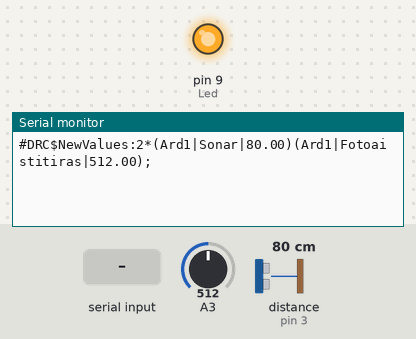
A sketch run on a simulated Arduino Uno, built with avr-gcc and run on an emulated ATmega328P. On the bench: output pins drawn as LEDs (lit = HIGH), the last lines printed to the serial monitor. Wiring (inferred from the names in the program): ultrasonic range finder: trigger pin 4; echo pin 3. The test bench sets the inputs (shaded band); at power-on: distance to the obstacle (sensor on pin 3) 80 cm, A3 = 512. The echo pulse lasts 58.3 µs per cm; pins used as bus, display or sensor lines are not drawn.

Above: at 1.2 s.
1.3 s: distance to the obstacle (sensor on pin 3) set to 2 cm
At 2.5 s:
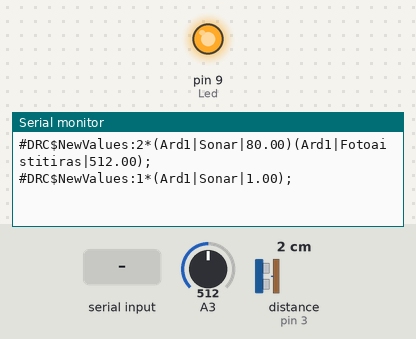
2.8 s: A3 set to 0
At 4.0 s:
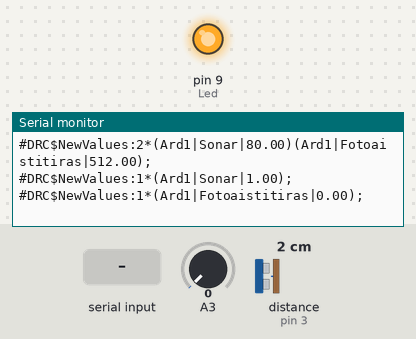
4.3 s: ":" received over Serial
At 4.9 s:
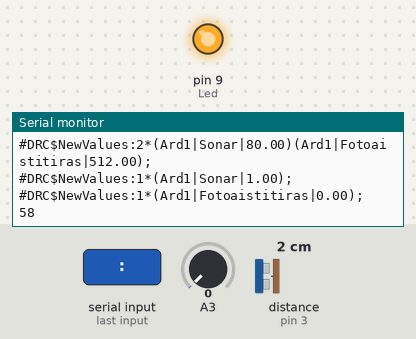

Measured:
- after the input at 1.3 s, the serial monitor: prints a new line at once (image 1)
- after the input at 2.8 s, the serial monitor: prints a new line after 0.07 s (image 2)
- after the input at 4.3 s, the serial monitor: prints a new line at once (image 3)

The sketch:

TemplateSimple.ino
```cpp
//Αλλαγή των 2 από κάτω μεταβλητών ανάλογα την περίπτωση μας
const int SUMOFUNITS = 3 ;
String controllerName = "Ard1" ;
//Δεν πειράζουμε το κώδικα του προτύπου : Begin
String deviceName = "DRC" ;
class Unit
{
public :
    static const String VERSION ;
    String name,tag,limit ;
    double value,max,min,diff ;
    int type,mode,pin1,pin2 ;
    bool isAnalog ;
    void setAll(String na,String ta,int ty,int mo,String va,double ma,double mi,String li,int pi1,int pi2,bool isAnal,float di) ;

    bool setValue(String unitValue) ;
    bool setValue(double unitValue) ;
    bool setMode(String unitMode);
    String getValue();
    String getMode();
    String getInfo();

} units[SUMOFUNITS] ;
const String Unit::VERSION  = "PMG:V1" ;
//END
bool sending = true ;
int timer = 0 ;
//Δεν πειράζουμε το κώδικα του προτύπου : End


void setup()
{
    //Δεν πειράζουμε το κώδικα του προτύπου : Begin
    Serial.begin(9600);
    //Δεν πειράζουμε το κώδικα του προτύπου : End
    units[0].setAll("Sonar","",5,0,"0",3000,0,"NL",4,3,false,0.0);
    units[1].setAll("Fotoaistitiras","",3,0,"0",255,0,"NL",A3,-1,true,0.0);
    units[2].setAll("myLed","",2,3,"255",255,0,"1TB",9,-1,true,0.0);
    pinMode (3, INPUT); //Echo
    pinMode (4, OUTPUT); //Trig
    pinMode (9, OUTPUT); //Led
    pinMode (A3, INPUT);
}


void loop()
{
//Δεν πειράζουμε το κώδικα του προτύπου : Begin
    timer++ ;
    if (Serial.available() > 0) {
        readBytesFromUSB() ;
        timer=0 ;
    }
    if (timer==5000)
        timer=0 ;

    if ((sending) && (timer==0))
    {
        int sumOfParam = 0 ;
        String parameters = "" ;
//Δεν πειράζουμε το κώδικα του προτύπου : End

        delay(3) ;
        float cm = getCMFromSonar(units[0].pin1,units[0].pin2) ;
        if ((units[0].value-units[0].diff) > cm || (units[0].value+units[0].diff) < cm)
        {
            sumOfParam += 1 ;
            units[0].value = cm ;
            parameters += units[0].getValue();
        }
        delay(3) ;
        double Brightness = getBrightnessFromPhotosensor(units[1].pin1) ;

        if ((units[1].value-units[1].diff) > Brightness || (units[1].value+units[1].diff) < Brightness)
        {
            sumOfParam += 1 ;
            units[1].value = Brightness ;
            parameters += units[1].getValue();
        }
//Δεν πειράζουμε το κώδικα του προτύπου : Begin
        if (sumOfParam>0)
          {
            String post = "#"+deviceName+"$NewValues:"+  String(sumOfParam)+"*" ;
            Serial.println(post+parameters+";");
          }
//Δεν πειράζουμε το κώδικα του προτύπου : End
      }
}
//Συναρτήσεις ανάλογα τις μονάδες μας :
double getBrightnessFromPhotosensor(int pin)
{
    double sensorValue = analogRead (pin);
    return sensorValue;
}

long getCMFromSonar(int trig,int echo)
{
    long duration;

    digitalWrite(trig, LOW);
    delayMicroseconds(2);
    digitalWrite(trig, HIGH);
    delayMicroseconds(5);
    digitalWrite(trig, LOW);
    duration = pulseIn(echo, HIGH);

    // convert the time into a distance
    int result = duration / 29 / 2 ;
    if (result>=1000)
        return 0;
    else
        return result ;
}
//Τέλος συναρτήσεων των μονάδων μας!

//Δεν πειράζουμε το κώδικα του προτύπου : Begin
void readBytesFromUSB()
{
    int inByte = Serial.read();
    if (inByte=='M' || inByte=='m')
    {
        String unitName = Serial.readString() ;
        int pos = unitName.indexOf( ":");
        String unitMode = unitName.substring(pos+1,unitName.length()) ;
        unitName = unitName.substring(0,pos) ;
        Unit* un = findUnit(unitName);
        if (un!=NULL)
        {
            if (un->setMode(unitMode)) ;/*
               {
                  String post = "#DemoRealCon@RealCon$ChangeModes:"+  String(1)+"*" ;
                  Serial.print(post);
                  Serial.print(un->getMode());
                  Serial.println(";");
               }             */
        }
    }
    else if (inByte=='C' || inByte=='c')
    {
        String unitName = Serial.readString() ;
        int pos = unitName.indexOf( ":");
        String unitValue = unitName.substring(pos+1,unitName.length()) ;
        unitName = unitName.substring(0,pos) ;
        Unit* un = findUnit(unitName);

        if (un!=NULL)
        {
            if (un->setValue(unitValue))
            {
                String post = "#"+deviceName+"$NewValues:"+  String(1)+"*" ;
                Serial.print(post);
                Serial.print(un->getValue());
                Serial.println(";");
            }
        }
    }
    else if (inByte=='B' || inByte=='b')
    {
        //Serial.println("Started!");
        sending = true ;
    }
    else if (inByte=='E' || inByte=='e')
    {
        Serial.println("Stopped!");
        sending = false ;
    }
    else if (inByte=='V' || inByte=='v')
    {
        Serial.println(Unit::VERSION); //PMG version
    }
    else if (inByte=='D' || inByte=='d')
    {
        deviceName = Serial.readString() ;
        Serial.println(deviceName);
    }
    else if (inByte=='I' || inByte=='i')
    {
        String post = "#"+deviceName+"$NewController:"+  String(SUMOFUNITS+1)+"*(" + controllerName + ")" ;
        for (int i = 0 ;i<SUMOFUNITS;i++)
        {
            post += units[i].getInfo() ;
        }
        post += ";" ;
        Serial.println(post) ;
    }
    else if (inByte=='N' || inByte=='n')
    {
        controllerName = Serial.readString() ;
        Serial.println("ok") ;
    }
    else
        Serial.println(inByte);
};

void Unit::setAll(String na,String ta,int ty,int mo,String va,double ma,double mi,String li,int pi1,int pi2,bool isAnal,float di)
{
    name = na ;
    tag = ta ;
    pin1 = pi1 ;
    pin2 = pi2 ;
    type = ty ;
    isAnalog = isAnal ;
    mode =mo ;
    setValue(va);
    max = ma ;
    min = mi ;
    limit = li ;
    type = ty ;
    diff = di;
}
String Unit::getValue()
{
    return "(" + controllerName + "|" +name +"|" + value + ")" ;
}
String Unit::getInfo()
{
    return "(" + name +"|" + type + "|" + mode + "|" + tag +"|" + value + "|" + max + "|" + min +"|" + limit + ")" ;
}
bool Unit::setValue(String unitValue)
{/*
  if ((mode!=0)&&(mode!=3))
   { */
    value = atof(unitValue.c_str());
    if (isAnalog)
      analogWrite(pin1,value) ;
    else
      {
        if (value>128)
          digitalWrite(pin1,HIGH) ;
        else
          digitalWrite(pin1,LOW) ;
      }
    /*
   }
  else
   return false ;        */
 return true ;
}
bool Unit::setValue(double unitValue)
{/*
  if ((mode!=0)&&(mode!=3))
   {*/
    value = unitValue;
    if (isAnalog)
      analogWrite(pin1,value) ;
    else
      {
        if (value>128)
          digitalWrite(pin1,HIGH) ;
        else
          digitalWrite(pin1,LOW) ;
      }
    /*
    }
   else
     return false ;        */
   return true ;
}
bool Unit::setMode(String unitMode)
{
    int tmp = atoi(unitMode.c_str());
    if (tmp>=0 && tmp<=4)
    {
        mode = tmp ;
        return true ;
    }
    return false ;
}
String Unit::getMode()
{
    return "(" + controllerName + "|" +name +"|" + mode + ")" ;
}
Unit* findUnit(String unitName)
{
    for (int i = 0;i<SUMOFUNITS;i++)
        if (units[i].name.equals(unitName))
            return &units[i] ;
    return (Unit*)NULL  ;
}
//Δεν πειράζουμε το κώδικα του προτύπου : End
/*
 * "No Category Dimming"
 ,"No  Category Switch"
 ,"Lamp"
 ,"Brightness"
 ,"Motion"
 ,"Distance"
 ,"Sound"
 ,"Vibration"
 ,"Smoke"
 ,"Temperature"
 ,"Humidity"
 ,"switch"
 */
```
